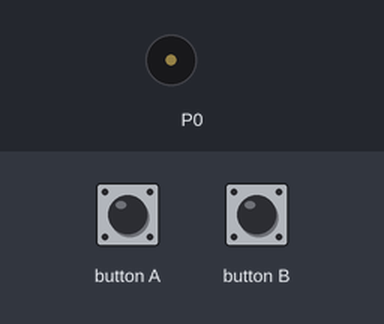
This program was run on a simulated BBC micro:bit (MakeCode). Shown: buzzer (waves = sounding). The test bench sets the inputs (shaded band).

Above: at 1.2 s.
1.3 s: button A pressed for 0.15 s
At 5.0 s:
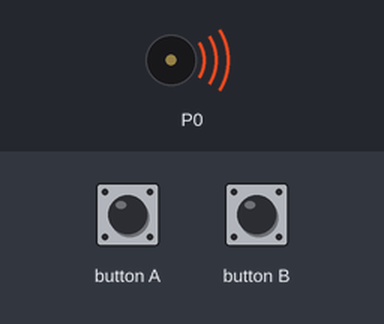
Timing chart, 0 to 10.3 s (numbered marks = the images above; inputs shaded):
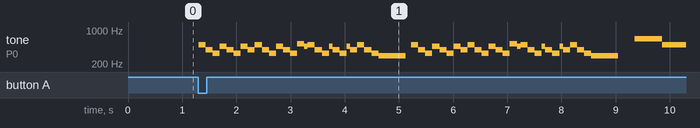

The program:

main.ts
```typescript
basic.forever(function () {
    if (input.buttonIsPressed(Button.A)) {
        // partie 1 de la musique
        for (let index = 0; index < 2; index++) {
            music.playTone(494, music.beat(BeatFraction.Quarter))
            music.playTone(392, music.beat(BeatFraction.Quarter))
            music.playTone(330, music.beat(BeatFraction.Quarter))
            music.playTone(466, music.beat(BeatFraction.Quarter))
            music.playTone(392, music.beat(BeatFraction.Quarter))
            music.playTone(330, music.beat(BeatFraction.Quarter))
            music.playTone(466, music.beat(BeatFraction.Quarter))
            music.playTone(392, music.beat(BeatFraction.Quarter))
            music.playTone(494, music.beat(BeatFraction.Quarter))
            music.playTone(392, music.beat(BeatFraction.Quarter))
            music.playTone(330, music.beat(BeatFraction.Quarter))
            music.playTone(466, music.beat(BeatFraction.Quarter))
            music.playTone(392, music.beat(BeatFraction.Quarter))
            music.playTone(330, music.beat(BeatFraction.Quarter))
            music.playTone(523, music.beat(BeatFraction.Quarter))
            music.playTone(466, music.beat(BeatFraction.Eighth))
            music.playTone(494, music.beat(BeatFraction.Quarter))
            music.playTone(392, music.beat(BeatFraction.Quarter))
            music.playTone(330, music.beat(BeatFraction.Quarter))
            music.playTone(466, music.beat(BeatFraction.Eighth))
            music.playTone(392, music.beat(BeatFraction.Quarter))
            music.playTone(330, music.beat(BeatFraction.Quarter))
            music.playTone(466, music.beat(BeatFraction.Eighth))
            music.playTone(392, music.beat(BeatFraction.Quarter))
            music.playTone(494, music.beat(BeatFraction.Quarter))
            music.playTone(392, music.beat(BeatFraction.Quarter))
            music.playTone(330, music.beat(BeatFraction.Quarter))
            music.playTone(294, music.beat(BeatFraction.Whole))
            basic.pause(100)
        }
        basic.pause(200)
        // 2e partie de la musique
        for (let index = 0; index < 2; index++) {
            music.playTone(659, music.beat(BeatFraction.Whole))
            music.playTone(494, music.beat(BeatFraction.Whole))
            basic.pause(200)
            music.playTone(622, music.beat(BeatFraction.Whole))
            music.playTone(494, music.beat(BeatFraction.Whole))
            basic.pause(50)
            music.playTone(587, music.beat(BeatFraction.Whole))
            music.playTone(659, music.beat(BeatFraction.Half))
            music.playTone(587, music.beat(BeatFraction.Half))
            music.playTone(554, music.beat(BeatFraction.Whole))
            music.playTone(494, music.beat(BeatFraction.Half))
            music.playTone(440, music.beat(BeatFraction.Half))
            basic.pause(50)
            music.playTone(440, music.beat(BeatFraction.Quarter))
            music.playTone(494, music.beat(BeatFraction.Quarter))
            music.playTone(523, music.beat(BeatFraction.Half))
            music.playTone(587, music.beat(BeatFraction.Quarter))
            music.playTone(622, music.beat(BeatFraction.Quarter))
            music.playTone(659, music.beat(BeatFraction.Quarter))
            music.playTone(494, music.beat(BeatFraction.Quarter))
            music.playTone(392, music.beat(BeatFraction.Quarter))
            music.playTone(440, music.beat(BeatFraction.Quarter))
            music.playTone(494, music.beat(BeatFraction.Quarter))
            music.playTone(523, music.beat(BeatFraction.Quarter))
            music.playTone(494, music.beat(BeatFraction.Half))
            music.playTone(440, music.beat(BeatFraction.Half))
            music.playTone(392, music.beat(BeatFraction.Half))
            music.playTone(349, music.beat(BeatFraction.Half))
            basic.pause(50)
            music.playTone(392, music.beat(BeatFraction.Half))
            music.playTone(415, music.beat(BeatFraction.Eighth))
            music.playTone(440, music.beat(BeatFraction.Half))
            music.playTone(523, music.beat(BeatFraction.Half))
            music.playTone(440, music.beat(BeatFraction.Half))
            music.playTone(494, music.beat(BeatFraction.Whole))
            basic.pause(100)
        }
        basic.pause(100)
    } else {
        if (input.buttonIsPressed(Button.B)) {
            music.playTone(370, music.beat(BeatFraction.Quarter))
            music.playTone(466, music.beat(BeatFraction.Quarter))
            basic.pause(100)
            music.playTone(370, music.beat(BeatFraction.Quarter))
            music.playTone(311, music.beat(BeatFraction.Half))
            music.playTone(415, music.beat(BeatFraction.Quarter))
            music.playTone(349, music.beat(BeatFraction.Quarter))
            basic.pause(100)
            music.playTone(277, music.beat(BeatFraction.Quarter))
            music.playTone(311, music.beat(BeatFraction.Quarter))
            basic.pause(100)
            music.playTone(311, music.beat(BeatFraction.Half))
            basic.pause(150)
            music.playTone(370, music.beat(BeatFraction.Double))
            basic.pause(200)
            music.playTone(311, music.beat(BeatFraction.Quarter))
            basic.pause(100)
            music.playTone(370, music.beat(BeatFraction.Quarter))
            music.playTone(415, music.beat(BeatFraction.Quarter))
            basic.pause(100)
            music.playTone(466, music.beat(BeatFraction.Quarter))
            basic.pause(100)
            music.playTone(622, music.beat(BeatFraction.Whole))
            basic.pause(100)
            music.playTone(554, music.beat(BeatFraction.Half))
            basic.pause(100)
            music.playTone(494, music.beat(BeatFraction.Half))
            music.playTone(466, music.beat(BeatFraction.Half))
            basic.pause(50)
            music.playTone(554, music.beat(BeatFraction.Half))
            music.playTone(494, music.beat(BeatFraction.Half))
            music.playTone(466, music.beat(BeatFraction.Half))
            basic.pause(100)
            music.playTone(622, music.beat(BeatFraction.Half))
            music.playTone(554, music.beat(BeatFraction.Half))
            music.playTone(466, music.beat(BeatFraction.Whole))
            basic.pause(200)
            music.playTone(370, music.beat(BeatFraction.Half))
            basic.pause(200)
            music.playTone(370, music.beat(BeatFraction.Quarter))
            basic.pause(100)
            music.playTone(494, music.beat(BeatFraction.Half))
            music.playTone(466, music.beat(BeatFraction.Half))
            basic.pause(50)
            music.playTone(554, music.beat(BeatFraction.Half))
            music.playTone(494, music.beat(BeatFraction.Half))
            music.playTone(466, music.beat(BeatFraction.Half))
            basic.pause(100)
            music.playTone(622, music.beat(BeatFraction.Half))
            music.playTone(554, music.beat(BeatFraction.Half))
            music.playTone(466, music.beat(BeatFraction.Whole))
            basic.pause(100)
            music.playTone(370, music.beat(BeatFraction.Half))
            basic.pause(200)
            music.playTone(370, music.beat(BeatFraction.Whole))
        }
    }
})
```

test.ts
```typescript
// les tests vont ici ; cela ne sera pas compilé si ce paquet est utilisé en tant qu'extension.
```

Measured:
- after the input at 1.3 s, tone on P0: plays 494 Hz for 0.13 s, 392 Hz for 0.13 s, 330 Hz for 0.13 s, 466 Hz for 0.13 s, 392 Hz for 0.13 s, 330 Hz for 0.13 s … (58 notes in this stretch), starting at once
